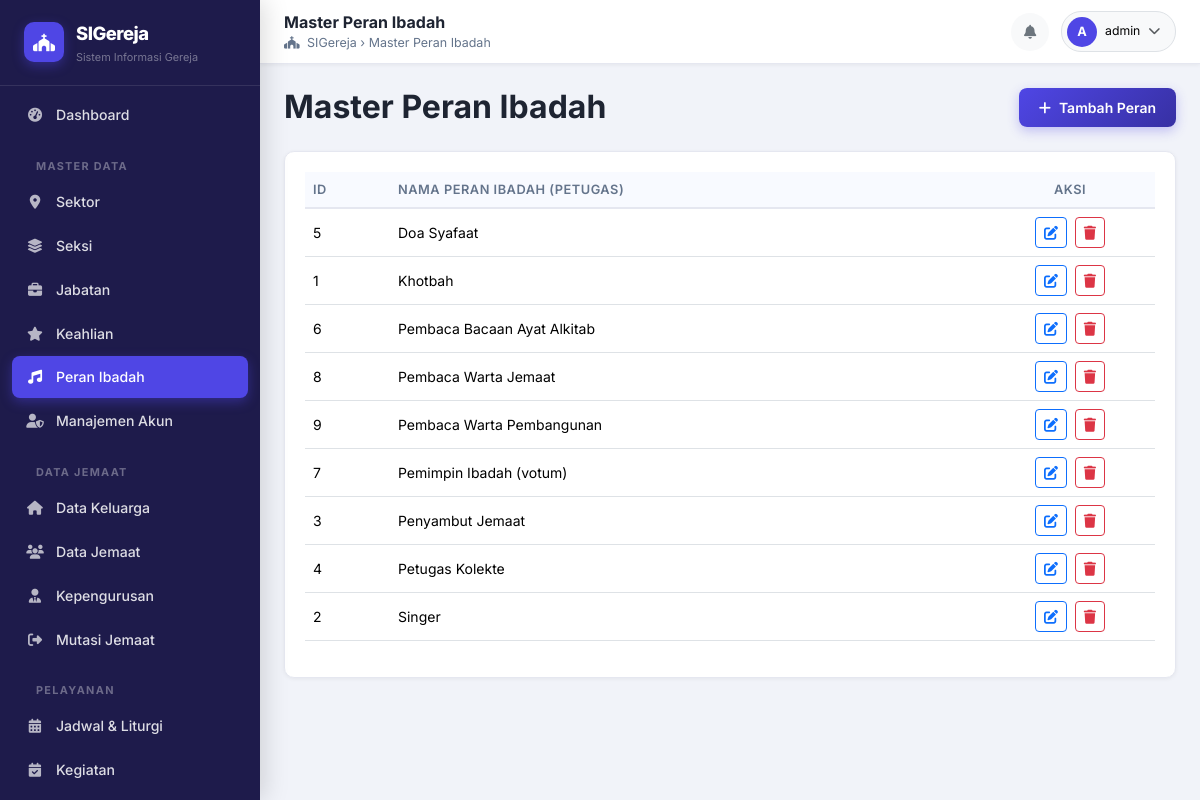
Screenshot of /pages/admin/master_peran_ibadah.php (signed in) with the database file from the repository.
### tables this page shows
CREATE TABLE `tblPeranIbadah` (
  `id_peran_ibadah` INT AUTO_INCREMENT PRIMARY KEY,
  `nama_peran` VARCHAR(100) NOT NULL
);

### pages/admin/master_peran_ibadah.php (the view, shortened to what this page needs)
<?php
require_once '../../includes/admin_header.php';
$perans = $pdo->query("SELECT * FROM tblPeranIbadah ORDER BY nama_peran")->fetchAll();
?>
<div class="d-flex justify-content-between align-items-center mb-4">
    <h2 class="fw-bold mb-0">Master Peran Ibadah</h2>
    <button class="btn btn-primary-custom" data-bs-toggle="modal" data-bs-target="#addModal"><i class="fas fa-plus me-2"></i>Tambah Peran</button>
</div>
<div class="glass-card-admin">
    <div class="table-responsive">
        <table class="table table-hover align-middle">
            <thead class="table-light">
                <tr>
                    <th width="10%">ID</th>
                    <th>Nama Peran Ibadah (Petugas)</th>
                    <th width="20%" class="text-center">Aksi</th>
                </tr>
            </thead>
            <tbody>
                <?php foreach ($perans as $peran): ?>
                <tr>
                    <td><?= $peran['id_peran_ibadah'] ?></td>
                    <td><?= htmlspecialchars($peran['nama_peran']) ?></td>
                    <td class="text-center">
                        <button class="btn btn-sm btn-outline-primary me-1" data-bs-toggle="modal" data-bs-target="#editModal<?= $peran['id_peran_ibadah'] ?>"><i class="fas fa-edit"></i></button>
                        <button class="btn btn-sm btn-outline-danger" data-bs-toggle="modal" data-bs-target="#deleteModal<?= $peran['id_peran_ibadah'] ?>"><i class="fas fa-trash"></i></button>
                    </td>
                </tr>
                <?php endforeach; ?>
            </tbody>
        </table>
    </div>
</div>
<?php require_once '../../includes/admin_footer.php'; ?>

### assets/css/admin.css (style rules this page uses)
:root { --alt-primary: #4f46e5; --alt-primary-dk: #3730a3; --alt-accent: #f59e0b; --alt-success: #10b981; --alt-danger: #ef4444; --alt-warning: #f59e0b; --alt-info: #3b82f6; --alt-sidebar-bg: #1e1b4b; --alt-sidebar-txt: rgba(255, 255, 255, 0.85); --alt-sidebar-act: rgba(255, 255, 255, 0.12); --alt-body-bg: #f1f3f9; --alt-card-bg: #ffffff; --alt-border: #e5e7f0; --alt-text: #1e2432; --alt-muted: #64748b; --radius: 10px; --shadow-sm: 0 1px 4px rgba(0, 0, 0, 0.06); --shadow-md: 0 4px 16px rgba(0, 0, 0, 0.08); --shadow-lg: 0 8px 32px rgba(0, 0, 0, 0.10); --transition: all 0.25s ease; }
*, *::before, *::after { box-sizing: border-box; margin: 0; padding: 0; }
body { font-family: 'Inter', sans-serif; background-color: var(--alt-body-bg); color: var(--alt-text); font-size: 0.93rem; }
.glass-card-admin { background: #fff; border-radius: var(--radius); border: 1px solid var(--alt-border); box-shadow: var(--shadow-sm); padding: 1.25rem; margin-bottom: 1.25rem; }
.table { font-size: 0.875rem; }
.table thead th { background: #f8faff; font-weight: 600; font-size: 0.80rem; text-transform: uppercase; letter-spacing: 0.04em; color: var(--alt-muted); border-bottom: 2px solid var(--alt-border); }
.btn-primary-custom { background: linear-gradient(135deg, var(--alt-primary), var(--alt-primary-dk)); color: #ffffff; border: none; border-radius: 8px; padding: 0.55rem 1.25rem; font-weight: 600; font-size: 0.875rem; box-shadow: 0 4px 12px rgba(79, 70, 229, 0.30); transition: var(--transition); }

### rows the page displays
tblperanibadah: id_peran_ibadah "5", nama_peran "Doa Syafaat"
tblperanibadah: id_peran_ibadah "1", nama_peran "Khotbah"
tblperanibadah: id_peran_ibadah "6", nama_peran "Pembaca Bacaan Ayat Alkitab"
tblperanibadah: id_peran_ibadah "8", nama_peran "Pembaca Warta Jemaat"
tblperanibadah: id_peran_ibadah "9", nama_peran "Pembaca Warta Pembangunan"
tblperanibadah: id_peran_ibadah "7", nama_peran "Pemimpin Ibadah (votum)"
tblperanibadah: id_peran_ibadah "3", nama_peran "Penyambut Jemaat"
tblperanibadah: id_peran_ibadah "4", nama_peran "Petugas Kolekte"
tblperanibadah: id_peran_ibadah "2", nama_peran "Singer"

### other values shown
$page_title "Master Peran Ibadah"
substr($_SESSION['username'] ?? 'A', 0, 1) "A"
$_SESSION['username'] "admin"
